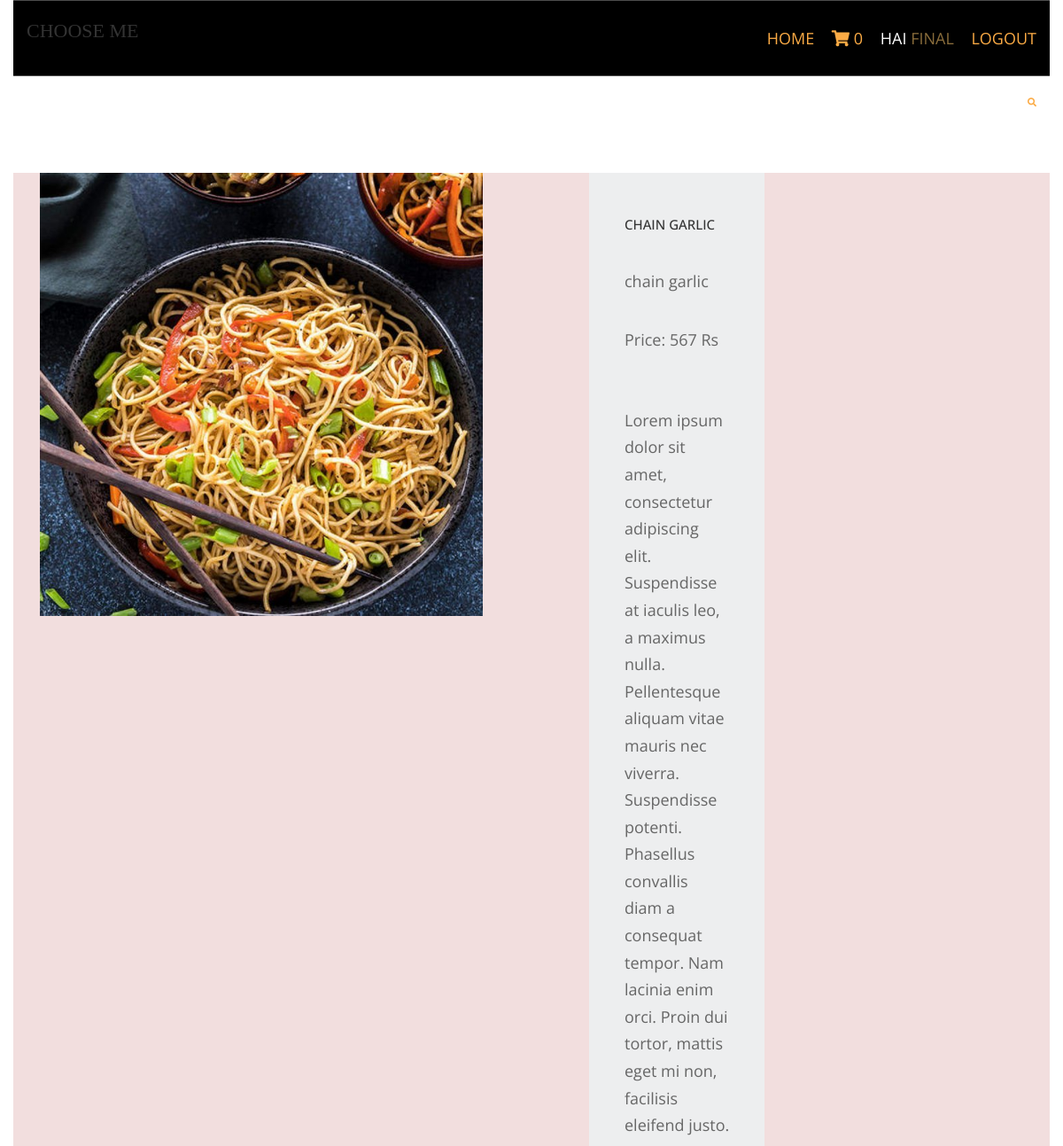
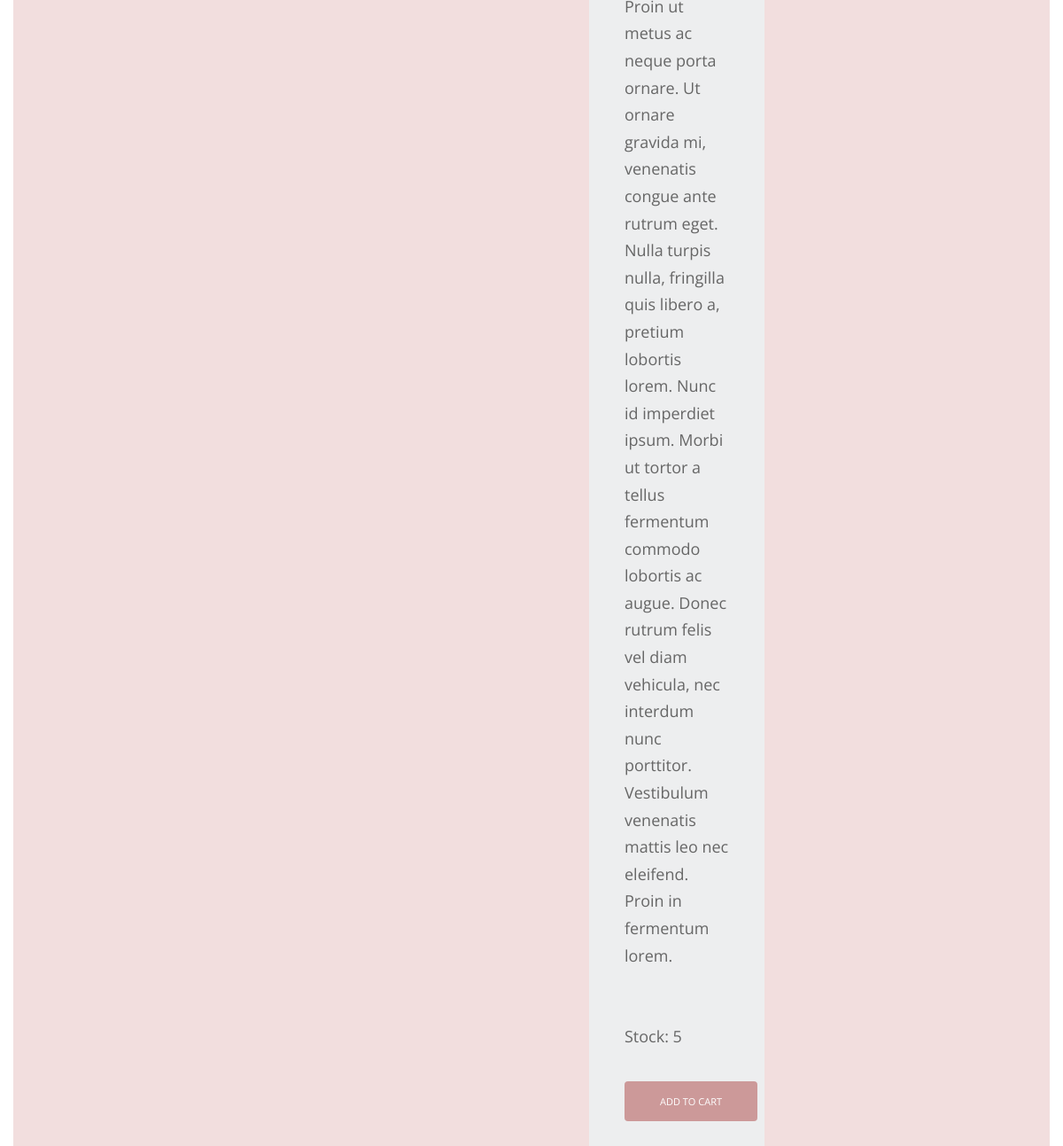
The app's page /chinese/chain-garlic (signed in) with its own data (2 pictures, top to bottom).
### shop/models.py (models this page shows, shortened)
class products(models.Model):
    name = models.CharField(max_length=250, unique=True)
    slug = models.SlugField(max_length=250, unique=True)
    img= models.ImageField(upload_to='products')
    desc=models.TextField()
    stock=models.IntegerField()
    available=models.BooleanField()
    price=models.IntegerField()
    category=models.ForeignKey(catlog,on_delete=models.CASCADE)

### shop/views.py (the view)
# urls.py: path('<slug:c_slug>/<slug:product_slug>', views.prodDetails, name='itemdetails'),
@login_required(login_url='login')
def prodDetails(request,c_slug,product_slug):
    try:
        prod=products.objects.get(category__slug=c_slug,slug=product_slug)
    except Exception as e:
        raise e
    return render(request,'item.html',{'pr':prod})

### cart/context_processor.py (called while the page is built)
def count(request):
    item_count=0
    if 'admin' in request.path:
        return {}
    else:
        try:
            ct=cartlist.objects.filter(cart_id=c_id(request))
            cti=items.objects.all().filter(cart=ct[:1])
            for c in cti:
                item_count +=c.quan
        except cartlist.DoesNotExist:
            item_count=0
        return dict(itc=item_count)

### cart/views.py (called while the page is built)
def c_id(request):
    ct_id=request.session.session_key
    if not ct_id:
        ct_id=request.session.create()
    return ct_id

### template/item.html (shortened to what this page needs)
{% extends 'base.html' %}
{% load static %}
{% block content %}
<html lang="en">
<head>
     <link rel="stylesheet" href="https://maxcdn.bootstrapcdn.com/bootstrap/3.4.1/css/bootstrap.min.css">
    <link href="{% static 'pr/fontawesome/css/all.min.css" rel="stylesheet" />
    <link href="{% static 'pr/css/templatemo-comparto.css" rel="stylesheet" />
</head>
<body>
  <br><br>
        <section class="tm-mb-1" id="about">
            <div class="tm-row tm-about-row col-md-12 bg-danger">
                <div class="tm-section-1-l col-md-6">
                    <img src="{{pr.img.url}}" alt="About image" class="tm-img-responsive" style="width: 500px; height: 500px;">
                </div>
                <div class="col-md-6">
                <article class="tm-section-1-r tm-bg-color-8">
                    <h2 class="tm-mb-2 tm-title-color">{{pr.name}}</h2>
                    <p>{{pr.name}}</p>
                    <p>Price: {{pr.price}} Rs</p><br><p>{{pr.desc}}</p>
                    <br>
                    <p>Stock: {{pr.stock}}</p>
                    {% if  pr.stock <= 0 %}
                    <h2 style="color:red"> Sorry .No stock Left </h2>
                    {% else %}
                    <a href="{% url 'add_cart' pr.id %}" class="tm-btn tm-btn-1 btn btn-danger tm-link-to-services">Add to cart</a>
                    {% endif %}
                </article>
                </div>
            </div>
        </section>
</body>
</html>
{% endblock %}

### template/base.html (shortened to what this page needs)
{% load static %}
<html lang="">
<head>
    <link rel="stylesheet" href="https://maxcdn.bootstrapcdn.com/bootstrap/3.4.1/css/bootstrap.min.css">
<link href="{% static 'hm/layout/styles/layout.css' %}" rel="stylesheet" type="text/css" media="all">
</head>
<body id="top">
<div class="bgded overlay" style="background-image:url('/static/hm/images/demo/backgrounds/bg-body.jpg');">
  <div class="wrapper row1">
    <header id="header" class="hoc clear">
      <div id="logo" class="fl_left">
        <h1 style="font-family:Fantasy"><a href="/">Choose Me</a></h1>
      </div>
      <nav id="mainav" class="fl_right">
        <ul class="clear">
          <li class="active"><a href="{% url 'home' %}">home</a></li>
      <li class="active"><a href="{% url 'cart_details' %}"><i class="fa fa-shopping-cart"></i>&nbsp;{{itc}}</a></li>
             {% if user.is_authenticated %}
            <li><a href="#"> hai <span class="text-warning">{{ user.username }}</span></a></li>
            <li class="active"><a href="{% url 'logout' %}">logout</a></li>
            {% else %}
             <li class="active"><a href="{% url 'login' %}">Login</a></li>
            <li class="active"><a href="{% url 'register' %}">register</a></li>
            {% endif %}
        </ul>
      </nav>
    </header>
  </div>
  </div>
 <div class="wrapper row0 ">
    <div id="topbar" class="hoc clear">
      <div class="fl_right">
        <ul class="nospace">
          <li id="searchform">
          </li>
        </ul>
      </div>
    </div>
  </div>
  {% block content %}
  {% endblock %}
  </body>
  </html>

### static/hm/layout/styles/layout.css (style rules this page uses)
.row1 { border:solid; border-width:1px 0; }
#topbar { padding:20px 0; font-size:.8rem; text-transform:uppercase; }
#topbar ul li { display:inline-block; margin-right:15px; }
#topbar ul li:last-child { margin-right:0; padding-right:0; border-right:none; }
#topbar #searchform { position:relative; line-height:1; z-index:9999; }
#topbar #searchform::after { display:block; height:18px; line-height:18px; padding:0; font-family:"Font Awesome\ 5 Free"; font-weight:900; font-size:1rem; content:"\f002"; }
#topbar #searchform ::placeholder { text-transform:capitalize; }
#header #logo { margin:22px 0 0 0; }
#header #logo h1 { margin:0; padding:0; font-size:2.2rem; text-transform:uppercase; }
*, *::before, *::after { transition:all .3s ease-in-out; }
nav ul, nav ol { margin:0; padding:0; list-style:none; }
#mainav, #breadcrumb, .sidebar nav { line-height:normal; }
#mainav ul { text-transform:uppercase; }
#mainav li { display:inline-block; position:relative; margin:0 15px 0 0; padding:0; }
#mainav li:last-child { margin-right:0; }
#mainav li a { display:block; padding:30px 0; }
body { color:#A5A6AA; background-color:#1C1D21; }
a { color:#FBAB45; }
.overlay { color:#FFFFFF; background-color:inherit; }
.overlay::after { color:inherit; background-color:rgba(0,0,0,.55); }
.btn, .btn.inverse:hover { color:#FFFFFF; background-color:#FBAB45; border-color:#FBAB45; }
.row1 { border-color:rgba(255,255,255,.3); }
#topbar #searchform { color:#FBAB45; }
#header #logo h1 a { color:inherit; }
#mainav li a { color:inherit; }
#mainav .active a, #mainav a:hover, #mainav li:hover > a { color:#FBAB45; background-color:inherit; }
@media screen and (min-width:1140px) { .hoc { max-width:1140px; } }

### static/pr/css/templatemo-comparto.css (style rules this page uses)
*, *::before, *::after { box-sizing: border-box; outline: none; }
ul, h1, h2, h3, h4, p, figure { padding: 0; margin: 0; }
body { font-family: 'Open Sans', Arial, sans-serif; font-size: 18px; overflow-x: hidden; padding-left: 15px; padding-right: 15px; margin: 0; }
h2 { font-size: 1.5rem; }
a { transition: all 0.3s ease; text-decoration: none; }
p { color: #666; line-height: 1.7; margin-bottom: 35px; }
h1, h2, h3, h4, h5, h6 { color: #333; }
.tm-mb-1 { margin-bottom: 20px; }
.tm-mb-2 { margin-bottom: 40px; }
.tm-bg-color-8 { background-color: #EDEEEF; }
.tm-img-responsive { max-width: 100%; height: auto; }
.tm-section-1-l { width: 57.85%; margin-right: 1.65%; }
.tm-section-1-r { padding: 50px 40px; width: 40.5%; }
.tm-row { display: flex; }
.tm-btn { display: inline-block; padding: 15px 40px; font-size: 1.1rem; border: none; background-color: #CC9999; color: white; }
a { color: #666; }

### static/hm/layout/styles/framework.css (style rules this page uses)
html { overflow-y:scroll; overflow-x:hidden; }
html, body { margin:0; padding:0; font-size:14px; line-height:1.6em; }
*, *::before, *::after { box-sizing:border-box; }
.nospace { margin:0; padding:0; list-style:none; }
.overlay { position:relative; z-index:1; }
.overlay::after { display:block; position:absolute; top:0; left:0; width:100%; height:100%; content:""; z-index:-1; }
.bgded { background-position:top center; background-repeat:no-repeat; background-size:cover; }
.btn { display:inline-block; padding:8px 18px 10px; text-transform:uppercase; border:1px solid; }
.clear, .group { display:block; }
.clear::before, .clear::after, .group::before, .group::after { display:table; content:""; }
.clear, .clear::after, .group, .group::after { clear:both; }
a { outline:none; text-decoration:none; }
.fl_left, .imgl { float:left; }
.fl_right, .imgr { float:right; }
img { width:auto; max-width:100%; height:auto; margin:0; padding:0; border:none; line-height:normal; vertical-align:middle; }
body, input, textarea, select { font-family:Verdana, Geneva, sans-serif; }
h1, h2, h3, h4, h5, h6, .heading { font-family:Georgia, "Times New Roman", Times, serif; }
::placeholder { opacity:1; }
h1, h2, h3, h4, h5, h6, .heading { margin:0 0 20px 0; font-size:1.4rem; line-height:normal; font-weight:normal; text-transform:uppercase; }
.wrapper { display:block; position:relative; width:100%; margin:0; padding:0; text-align:left; word-wrap:break-word; }
.hoc { display:block; margin:0 auto; }
address, article, aside, figcaption, figure, footer, header, main, nav, section { display:block; margin:0; padding:0; }

### records on screen
products: img (picture), name "CHAIN GARLIC", name "chain garlic", price "567", desc "Lorem ipsum dolor sit amet, consectetur adipiscing elit. Suspendisse at iaculis leo, a maximus nulla. Pellentesque aliquam vitae mauris nec viverra. Suspendisse potenti. Phasellus convallis diam a consequat tempor. Nam lacinia enim orci. Proin dui tortor, mattis eget mi non, facilisis eleifend justo. Proin ut metus ac neque porta ornare. Ut ornare gravida mi, venenatis congue ante rutrum eget. Nulla turpis nulla, fringilla quis libero a, pretium lobortis lorem. Nunc id imperdiet ipsum. Morbi ut tortor a tellus fermentum commodo lobortis ac augue. Donec rutrum felis vel diam vehicula, nec interdum nunc porttitor. Vestibulum venenatis mattis leo nec eleifend. Proin in fermentum lorem.", stock "5"

### other values on screen
{{ itc }} "0"
{{ user.username }} "FINAL"
